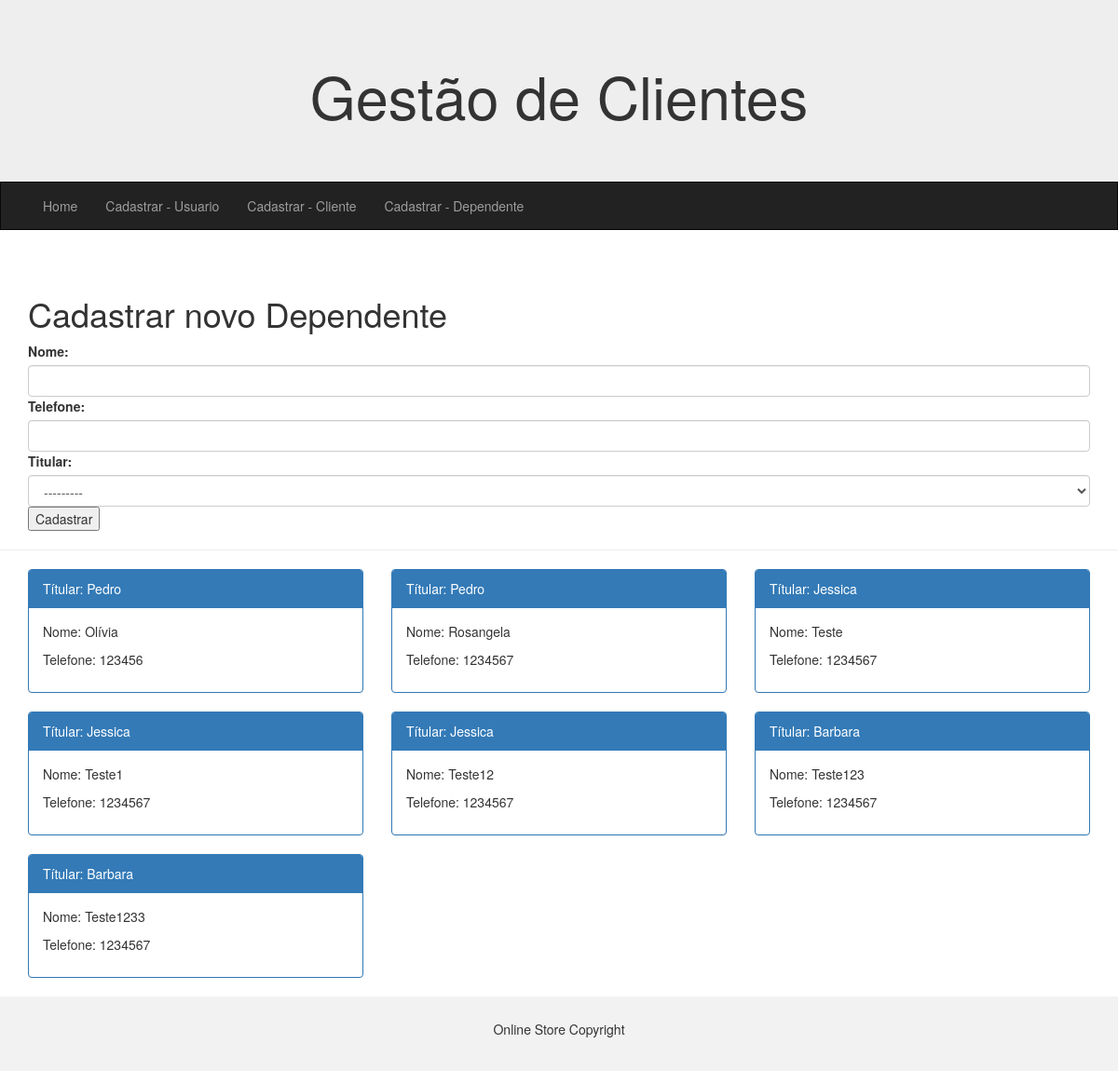
Page /dependente/ on the committed database.
### app/models.py (models this page shows, shortened)
class Cliente(models.Model):
    nome = models.CharField(max_length=100, null=False, blank=False)
    data_nascimento = models.DateField(null=False, blank=False, default='')
    email = models.EmailField(null=False, blank=False)
    profissao = models.CharField(max_length=100, null=False, blank=False)
    endereco = models.ForeignKey(Endereco, on_delete=models.SET_NULL, null=True)
    def __str__(self):
        return self.nome

class Dependente(models.Model):
    nome = models.CharField(max_length=100)
    telefone = models.CharField(max_length=50)
    titular = models.ForeignKey(Cliente, on_delete=models.CASCADE, null=False, blank=False)

### app/views.py (the view)
# urls.py: path('dependente/', dependente, name='dependente'),
def dependente(request):
    dependentes = Dependente.objects.order_by('id')
    form = DependenteForm()
    context = {
        'form': form,
    }
    if request.method == 'POST':
        form = DependenteForm(request.POST)
        if form.is_valid():
            form.save()
            return redirect('dependente')
    else:
          form = DependenteForm()
    context = {
        'form': form,
        'dependentes': dependentes,
    }
    return render(request, 'dependente.html', context)

### app/forms.py
class DependenteForm(forms.ModelForm):
    class Meta:
        model = Dependente
        fields = ('nome', 'telefone', 'titular')
        widgets = {
            'nome': forms.TextInput(attrs={'class': 'form-control'}),
            'telefone': forms.TextInput(attrs={'class': 'form-control'}),
            'titular': forms.Select(attrs={'class': 'form-control'}),
        }

### app/templates/dependente.html (shortened to what this page needs)
{% extends "base.html" %}
{% block conteudo %}
    <div class="container">
        <h1>Cadastrar novo Dependente</h1>
        <form action="{% url 'dependente' %}" method="POST">
            {{form}}
            <button type="submit">Cadastrar</button>
        </form>
    </div>
    <hr>
    <div class="container">
        <div class="row">
            {% for dependente in dependentes %}
                <div class="col-sm-4">
                    <div class="panel panel-primary">
                        <div class="panel-heading"> Títular: {{ dependente.titular.nome }}</div>
                        <div class="panel-body">
                            <p>Nome: {{ dependente.nome }}</p>
                            <p>Telefone: {{ dependente.telefone }}</p>
                        </div>
                    </div>
                </div>
            {% endfor %}
        </div>
    </div>
{% endblock conteudo %}

### rows in the picture
Dependente: titular.nome "Pedro", nome "Olívia", telefone "123456"
Dependente: titular.nome "Pedro", nome "Rosangela", telefone "1234567"
Dependente: titular.nome "Jessica", nome "Teste", telefone "1234567"
Dependente: titular.nome "Jessica", nome "Teste1", telefone "1234567"
Dependente: titular.nome "Jessica", nome "Teste12", telefone "1234567"
Dependente: titular.nome "Barbara", nome "Teste123", telefone "1234567"
Dependente: titular.nome "Barbara", nome "Teste1233", telefone "1234567"
